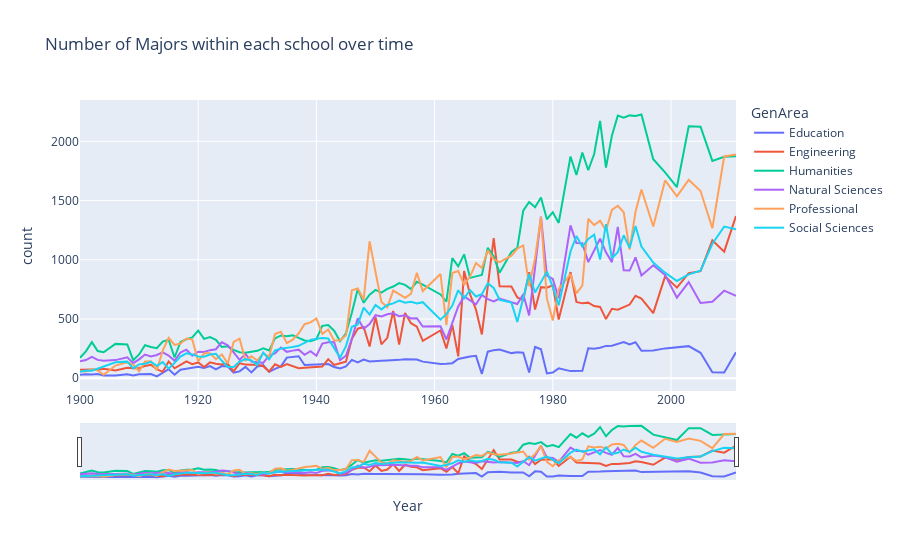

Here is the notebook cell this chart was saved with:
### Code cell
# Original Q: How have course offered changed over the century? Original viz was a complicated pie chart: https://data.world/makeovermonday/2020w12

# import libraries
import plotly.express as px
import pandas as pd
import plotly.graph_objects as go
import ipywidgets as widgets
from ipywidgets import interact, interactive
import datetime



fig = px.line(By_Yr_GenArea, x='Year', y='count', color='GenArea', title='Number of Majors within each school over time')

fig.update_xaxes(rangeslider_visible=True, autorange=True, range=['1900-01-01', '2011-12-31'] )
fig.show()
# Interesting: Education never gained much traction.
